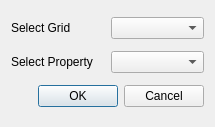
<?xml version="1.0" encoding="UTF-8"?>
<ui version="4.0">
 <class>CXDlgFracGridIntr</class>
 <widget class="QDialog" name="CXDlgFracGridIntr">
  <property name="geometry">
   <rect>
    <x>0</x>
    <y>0</y>
    <width>215</width>
    <height>127</height>
   </rect>
  </property>
  <property name="windowTitle">
   <string>Fracture-Grid Intersect</string>
  </property>
  <layout class="QGridLayout" name="gridLayout">
   <item row="1" column="0">
    <widget class="QLabel" name="label_2">
     <property name="text">
      <string>Select Property</string>
     </property>
    </widget>
   </item>
   <item row="0" column="0">
    <widget class="QLabel" name="label">
     <property name="text">
      <string>Select Grid</string>
     </property>
    </widget>
   </item>
   <item row="1" column="1">
    <widget class="QComboBox" name="comboBoxProp"/>
   </item>
   <item row="0" column="1">
    <widget class="QComboBox" name="comboBoxGrid"/>
   </item>
   <item row="2" column="0" colspan="2">
    <widget class="QDialogButtonBox" name="buttonBox">
     <property name="standardButtons">
      <set>QDialogButtonBox::Cancel|QDialogButtonBox::Ok</set>
     </property>
    </widget>
   </item>
  </layout>
 </widget>
 <layoutdefault spacing="6" margin="11"/>
 <resources/>
 <connections>
  <connection>
   <sender>buttonBox</sender>
   <signal>accepted()</signal>
   <receiver>CXDlgFracGridIntr</receiver>
   <slot>accept()</slot>
   <hints>
    <hint type="sourcelabel">
     <x>79</x>
     <y>90</y>
    </hint>
    <hint type="destinationlabel">
     <x>92</x>
     <y>12</y>
    </hint>
   </hints>
  </connection>
  <connection>
   <sender>buttonBox</sender>
   <signal>rejected()</signal>
   <receiver>CXDlgFracGridIntr</receiver>
   <slot>reject()</slot>
   <hints>
    <hint type="sourcelabel">
     <x>159</x>
     <y>96</y>
    </hint>
    <hint type="destinationlabel">
     <x>92</x>
     <y>37</y>
    </hint>
   </hints>
  </connection>
 </connections>
</ui>
